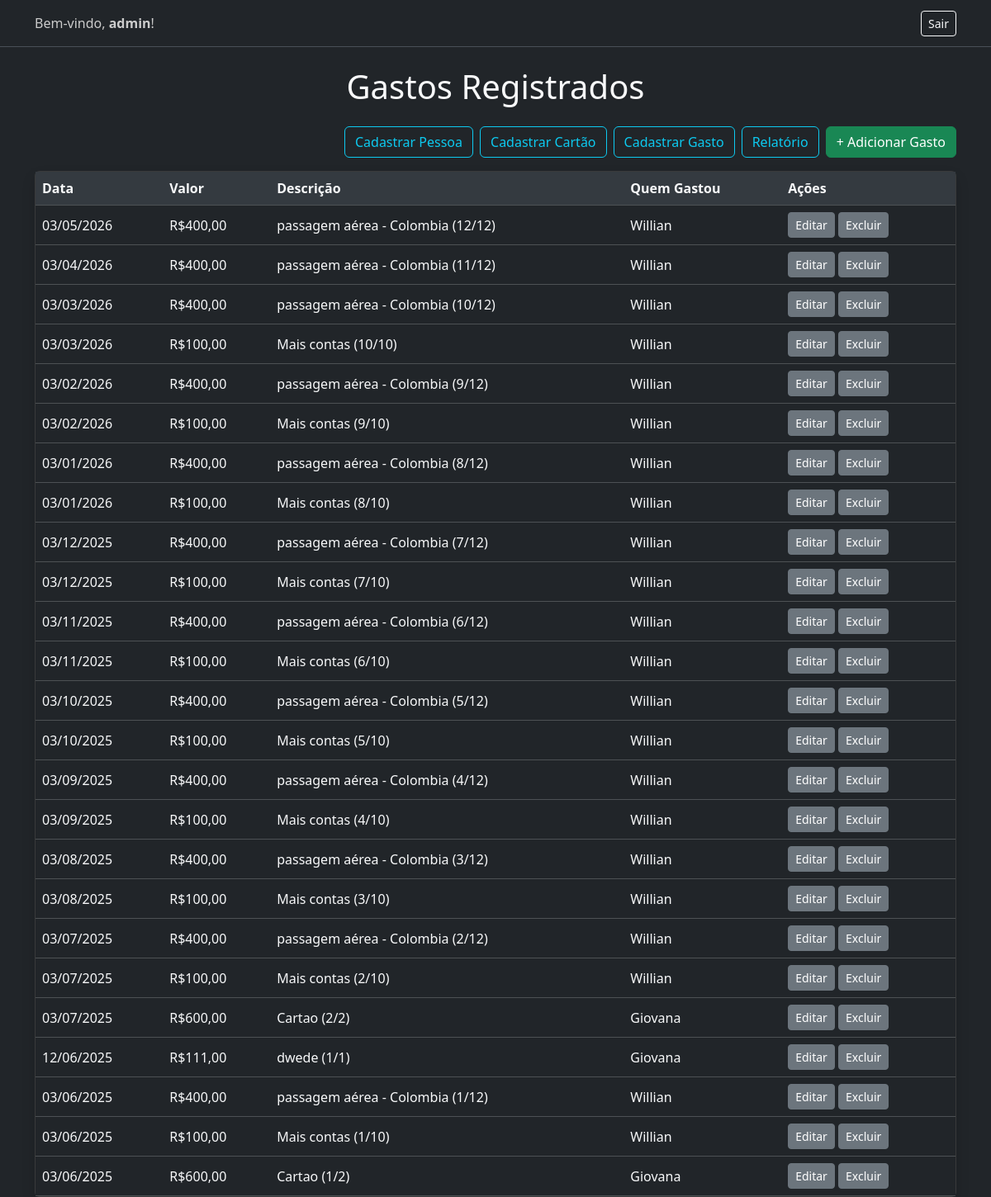
Screenshot of /gastos/ (signed in) with the database file from the repository.
### cards/models.py (models this page shows, shortened)
class Gasto(models.Model):
    cartao = models.ForeignKey(Cartao, on_delete=models.PROTECT, related_name='fk_nome_cartao')
    data_do_gasto = models.DateField(blank=False, null=False)
    valor_total = models.DecimalField(max_digits=10, decimal_places=2, blank=False, null=False)
    qtd_parcelas = models.IntegerField(blank=False, null=False)
    descricao = models.CharField(max_length=30, blank=False, null=False)
    CATEGORIAS_CHOICES = [
        ('despesas_fixas', 'Despesas Fixas'),
        ('despesas_variaveis', 'Despesas Variáveis'),
        ('alimentacao', 'Alimentação'),
        ('educacao', 'Educação'),
        ('assinatura', 'Assinatura'),
        ('lazer', 'Lazer'),
        ('relacionamento', 'Relacionamento'),
        ('manutencao', 'Manutenção'),
        ('financeiro', 'Financeiro'),
    ]
    categoria = models.CharField(max_length=20, default='outros', choices=CATEGORIAS_CHOICES)
    quem_gastou = models.ForeignKey(Pessoa, on_delete=models.CASCADE, related_name='fk_nome_pessoa')
    usuario = models.ForeignKey(User, on_delete=models.CASCADE, null=False)
    criado_em = models.DateTimeField(auto_now_add=True, null=False)   # campo de controle de quando foi inserido o registro

class Pessoa(models.Model):
    nome = models.CharField(max_length=15, blank=False, null=False)
    usuario = models.ForeignKey(User, on_delete=models.CASCADE, null=False) # Liga ao usuário logado (auth_user) do banco de dados
    criado_em = models.DateTimeField(auto_now_add=True, null=False)
    def __str__(self):
        return self.nome

### cards/views.py (the view)
# urls.py: path('gastos/', views.lista_gastos, name='lista_gastos'),
def lista_gastos(request):
    pessoas = Pessoa.objects.filter(usuario=request.user)
    pessoa_id = request.GET.get('pessoa')  # Pega o ID da pessoa selecionada (se houver)
    gastos = Gasto.objects.filter(usuario=request.user)
    if pessoa_id:
        gastos = gastos.filter(quem_gastou_id=pessoa_id)
    gastos = gastos.order_by('-data_do_gasto')
    contexto = {
        'gastos': gastos,
        'pessoas': pessoas,
        'pessoa_id': pessoa_id,  # Envia a pessoa selecionada para o template
    }
    return render(request, 'cards/lista.html', contexto)

### cards/templates/cards/lista.html (shortened to what this page needs)
{% extends "app/base.html" %}
{% block content %}
    <h1 class="mb-4 text-center">Gastos Registrados</h1>
    <div class="d-flex justify-content-end mb-3">
        <a href="{% url 'nova_pessoa' %}" class="btn btn-outline-info me-2">Cadastrar Pessoa</a>
        <a href="{% url 'novo_cartao' %}" class="btn btn-outline-info me-2">Cadastrar Cartão</a>
        <a href="{% url 'novo_gasto' %}" class="btn btn-outline-info me-2">Cadastrar Gasto</a>
        <a href="{% url 'relatorio_gastos' %}" class="btn btn-outline-info me-2">Relatório</a>
        <a href="{% url 'novo_gasto' %}" class="btn btn-success">+ Adicionar Gasto</a>
    </div>
    <div class="card shadow bg-secondary-subtle">
        <div class="card-body p-0">
            <table class="table table-dark table-hover mb-0">
                <thead>
                    <tr>
                        <th>Data</th>
                        <th>Valor</th>
                        <th>Descrição</th>
                        <th>Quem Gastou</th>
                        <th>Ações</th>
                    </tr>
                </thead>
                <tbody>
                    {% for gasto in gastos %}
                        <tr>
                            <td>{{ gasto.data_do_gasto|date:"d/m/Y" }}</td>
                            <td>R${{ gasto.valor_total|floatformat:2 }}</td>
                            <td>{{ gasto.descricao }}</td>
                            <td>{{ gasto.quem_gastou }}</td>
                            <td>
                                <a href="{% url 'editar_gasto' gasto.id %}" class="btn btn-sm btn-secondary">Editar</a>
                                <a href="{% url 'excluir_gasto' gasto.id %}" class="btn btn-sm btn-secondary">Excluir</a>
                            </td>
                        </tr>
                    {% empty %}
                        <tr>
                            <td colspan="5" class="text-center text-muted">Nenhum gasto registrado.</td>
                        </tr>
                    {% endfor %}
                </tbody>
            </table>
        </div>
    </div>
{% endblock %}

### app/templates/app/base.html (shortened to what this page needs)
<!DOCTYPE html>
<html lang="pt-br" data-bs-theme="dark">
<head>
    <link href="https://cdn.jsdelivr.net/npm/bootstrap@5.3.3/dist/css/bootstrap.min.css" rel="stylesheet" />
</head>
<body class="bg-dark text-light">
    <nav class="navbar navbar-dark">
        <div class="container">
            <span class="navbar-text">
                {% if user.is_authenticated %}
                    Bem-vindo, <strong>{{ user.username }}</strong>!
                {% else %}
                    Você não está logado.
                {% endif %}
            </span>
            {% if user.is_authenticated %}
                <a href="{% url 'logout' %}" class="btn btn-outline-light btn-sm">Sair</a>
            {% else %}
                <a href="{% url 'login' %}" class="btn btn-outline-light btn-sm">Entrar</a>
            {% endif %}
        </div>
    </nav>
    <div class="container mt-4">
        {% block content %}{% endblock %}
    </div>
</body>
</html>

### app/templates/app/base.html (style rules this page uses)
.table-dark th, .table-dark td { color: #f8f9fa; vertical-align: middle; }
.table-dark th { background-color: #343a40; }
.table-dark tbody tr:nth-child(even) { background-color: #2c3034; }
.table-dark tbody tr:nth-child(odd) { background-color: #212529; }
.navbar-dark { background-color: #212529; border-bottom: 1px solid #495057; }
.navbar-text { color: #ccc; margin-right: 1rem; }

### rows the page displays
Gasto: data_do_gasto "03/05/2026", valor_total "400,00", descricao "passagem aérea - Colombia (12/12)", quem_gastou "Willian"
Gasto: data_do_gasto "03/04/2026", valor_total "400,00", descricao "passagem aérea - Colombia (11/12)", quem_gastou "Willian"
Gasto: data_do_gasto "03/03/2026", valor_total "400,00", descricao "passagem aérea - Colombia (10/12)", quem_gastou "Willian"
Gasto: data_do_gasto "03/03/2026", valor_total "100,00", descricao "Mais contas (10/10)", quem_gastou "Willian"
Gasto: data_do_gasto "03/02/2026", valor_total "400,00", descricao "passagem aérea - Colombia (9/12)", quem_gastou "Willian"
Gasto: data_do_gasto "03/02/2026", valor_total "100,00", descricao "Mais contas (9/10)", quem_gastou "Willian"
Gasto: data_do_gasto "03/01/2026", valor_total "400,00", descricao "passagem aérea - Colombia (8/12)", quem_gastou "Willian"
Gasto: data_do_gasto "03/01/2026", valor_total "100,00", descricao "Mais contas (8/10)", quem_gastou "Willian"
Gasto: data_do_gasto "03/12/2025", valor_total "400,00", descricao "passagem aérea - Colombia (7/12)", quem_gastou "Willian"
Gasto: data_do_gasto "03/12/2025", valor_total "100,00", descricao "Mais contas (7/10)", quem_gastou "Willian"
Gasto: data_do_gasto "03/11/2025", valor_total "400,00", descricao "passagem aérea - Colombia (6/12)", quem_gastou "Willian"
Gasto: data_do_gasto "03/11/2025", valor_total "100,00", descricao "Mais contas (6/10)", quem_gastou "Willian"
Gasto: data_do_gasto "03/10/2025", valor_total "400,00", descricao "passagem aérea - Colombia (5/12)", quem_gastou "Willian"
Gasto: data_do_gasto "03/10/2025", valor_total "100,00", descricao "Mais contas (5/10)", quem_gastou "Willian"
Gasto: data_do_gasto "03/09/2025", valor_total "400,00", descricao "passagem aérea - Colombia (4/12)", quem_gastou "Willian"
Gasto: data_do_gasto "03/09/2025", valor_total "100,00", descricao "Mais contas (4/10)", quem_gastou "Willian"
Gasto: data_do_gasto "03/08/2025", valor_total "400,00", descricao "passagem aérea - Colombia (3/12)", quem_gastou "Willian"
Gasto: data_do_gasto "03/08/2025", valor_total "100,00", descricao "Mais contas (3/10)", quem_gastou "Willian"
Gasto: data_do_gasto "03/07/2025", valor_total "400,00", descricao "passagem aérea - Colombia (2/12)", quem_gastou "Willian"
Gasto: data_do_gasto "03/07/2025", valor_total "100,00", descricao "Mais contas (2/10)", quem_gastou "Willian"
Gasto: data_do_gasto "03/07/2025", valor_total "600,00", descricao "Cartao (2/2)", quem_gastou "Giovana"
Gasto: data_do_gasto "12/06/2025", valor_total "111,00", descricao "dwede (1/1)", quem_gastou "Giovana"
Gasto: data_do_gasto "03/06/2025", valor_total "400,00", descricao "passagem aérea - Colombia (1/12)", quem_gastou "Willian"
Gasto: data_do_gasto "03/06/2025", valor_total "100,00", descricao "Mais contas (1/10)", quem_gastou "Willian"
Gasto: data_do_gasto "03/06/2025", valor_total "600,00", descricao "Cartao (1/2)", quem_gastou "Giovana"

### other values shown
{{ user.username }} "admin"
